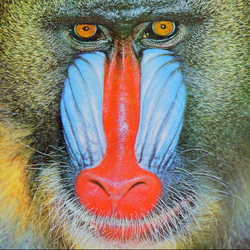
#> input picture pics/mandrill.png, 250 x 250 px, shrunk from 512 x 512 before the run, found by its file name
$ jupyter execute ImageProcessingSkeleton.ipynb   (shell and % lines are left out)
#> lines starting #> are read from the running program, lines starting #| are printed output that depends on the picture
# 2D Arrays / Images in Numpy/Python
## Chris Tralie

First do all imports and download images we'll be using

[cell 1]
from IPython.display import IFrame
import numpy as np # This is the main numerical library we will use
import matplotlib.pyplot as plt # This is the main plotting library we will use
import skimage # A library for doing some extra stuff with image processing
import skimage.io
import os
import shutil

## Cleanup files left behind on colab from a previous session
for f in ["ImageProcessing.ipynb", "main.zip", "LICENSE", "imgpropics", "basicimageprocessing-main"]:
    if os.path.exists(f):
        if os.path.isfile(f):
            os.remove(f)
        else:
            shutil.rmtree(f)

## 2D Arrays
First, it's possible to have lists of lists in Python, and they can contain <i>heterogenous</i> collections of elements.  So, for instance, some of the elements of a list can be lists, others can be single elements, and others can be strings

[cell 2]
# Show list of lists, np.zeros with tuple

[cell 3]
# Show numpy random array

[cell 4]
# Show slicing commands, make smiley face

[cell 5]
# Show flatten on smiley

## RGB Images

Next, we discuss color images, which are actually <i>3D arrays</i>.  This is because they have a third dimension for color.  Humans perceive color in 3D, so there are 3 channels: red (0), green (1), and blue (2)

[cell 6]
IFrame("http://www.ctralie.com/VirtualCities/color.html", 200, 200)

[cell 7]
# Load in image, show shape command
X = skimage.io.imread("imgpropics/mandrill.png")
#> X is the input picture: shape (250, 250, 3); mean R, G, B 137.4, 128.9, 113.2

[cell 8]
# Show different channels, swap red/green

[cell 9]
# Put red box over mandrill's eye

[cell 10]
# Use 0.2125R + 0.7154G + 0.0721B to convert to grayscale

## Aliasing / Moiré Patterns

We can use slices to do specific transformations to images.  For example, we can reverse all of the rows to flip the image vertically

[cell 11]
X = skimage.io.imread("imgpropics/mandrill.png")
# Show flipping image upside down

[cell 12]
# Show taking every other row

[cell 13]
# Show aliasing
X = skimage.io.imread("imgpropics/hand-tattoos-hold-man.jpg")
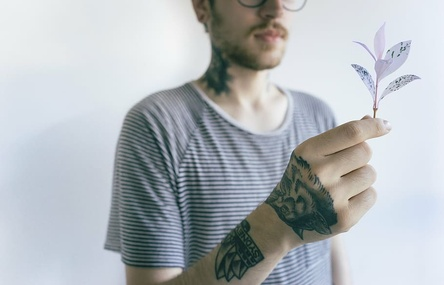
#> input picture pics/hand-tattoos-hold-man.jpg, 444 x 285 px, shrunk from 910 x 584 before the run, found by its file name
#> X is the input picture: shape (285, 444, 3); mean R, G, B 177.3, 182.7, 186.7

Here's another example with more regular stripes

[cell 14]
# Show aliasing / Moire pattern
X = skimage.io.imread("imgpropics/Stripes.jpg")
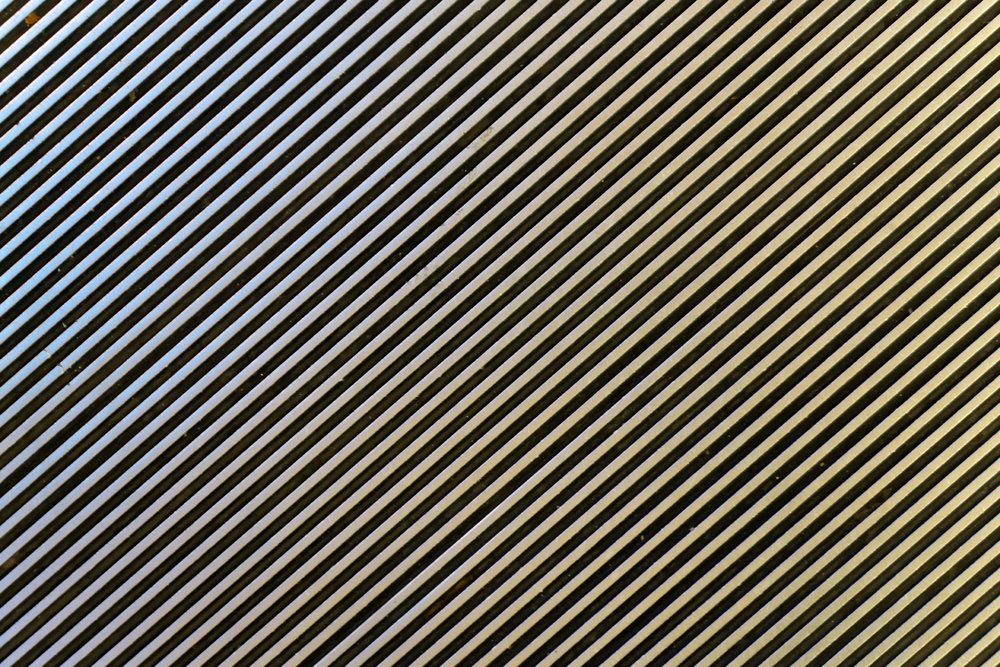
#> input picture pics/Stripes.jpg, 1000 x 667 px, shrunk from 2048 x 1365 before the run, found by its file name
#> X is the input picture: shape (667, 1000, 3); mean R, G, B 104.9, 100.5, 87.6

## Quantization / Dithering
As our last application, we explore a technique for drawing grayscale images with only pure white or pure black ink, which is useful for newspaper printing (for example).  First, let's load in an image and convert it to grayscale

[cell 15]
X = skimage.io.imread("imgpropics/CeliaDarcy.png")
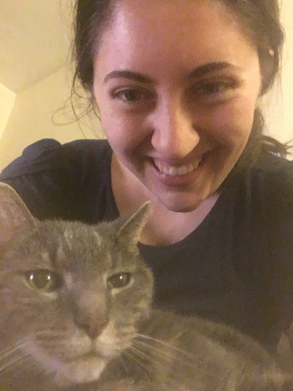
#> input picture pics/CeliaDarcy.png, 293 x 391 px, shrunk from 600 x 800 before the run, found by its file name
#> X is the input picture: shape (391, 293, 3); mean R, G, B 136.9, 109.1, 85.7
X = 0.2125*X[:, :, 0] + 0.7154*X[:, :, 1] + 0.0721*X[:, :, 2]
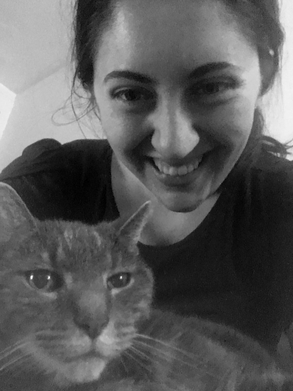
#> X: shape (391, 293) float64; min 34.98, max 255, mean 113.4; drawn with min black and max white
plt.figure(figsize=(6, 10))
#> (this line was passed over: IPython is not available in this run)
plt.imshow(X, cmap='gray')
#> (this line was passed over: IPython is not available in this run)
